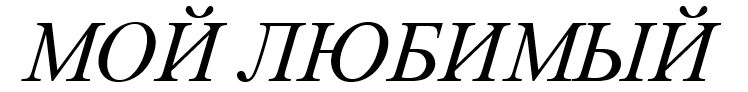
#> input picture 6_laba_audio_video/phrase.bmp, 748 x 92 px
$ python main.py
#> lines starting #> are read from the running program, lines starting #| are printed output that depends on the picture; after the words box and inside, x2 and y2 are one past the last pixel; in counts of white or black regions, pixels touching at a corner belong together
import cv2
import numpy as np
import matplotlib.pyplot as plt
import os

IMAGE_PATH = 'phrase.bmp'

if not os.path.exists(IMAGE_PATH):
    raise FileNotFoundError("❌ Файл phrase.bmp не найден.")

os.makedirs('results', exist_ok=True)
os.makedirs('profiles', exist_ok=True)
os.makedirs('results/characters', exist_ok=True)

# Загрузка и предобработка
img = cv2.imread(IMAGE_PATH, 0)
#> img is the input picture: shape (92, 748); min 0, max 255, mean 209.6
_, img_bin = cv2.threshold(img, 127, 255, cv2.THRESH_BINARY_INV)
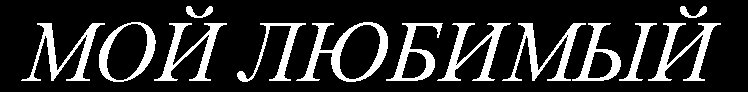
#> img_bin: shape (92, 748); 17.8% white; 13 white regions, largest, box (x1, y1, x2, y2) and area: (296, 22, 388, 82) 1559, (21, 23, 105, 81) 1272, (502, 23, 586, 81) 1272

def compute_profiles(img_bin):
    """Вычисление горизонтального и вертикального профилей"""
    return np.sum(img_bin, axis=0), np.sum(img_bin, axis=1)

def rotate_image(image, angle):
    """Поворот изображения с компенсацией фона"""
    center = tuple(np.array(image.shape[1::-1]) / 2)
    rot_mat = cv2.getRotationMatrix2D(center, angle, 1.0)
    result = cv2.warpAffine(image, rot_mat, image.shape[1::-1],
                            flags=cv2.INTER_LINEAR,
                            borderMode=cv2.BORDER_CONSTANT,
                            borderValue=0)
    _, result = cv2.threshold(result, 127, 255, cv2.THRESH_BINARY)
    return result, rot_mat

def unrotate_boxes(boxes, rot_mat, original_shape):
    """Обратное преобразование координат после поворота"""
    transformed_boxes = []
    inv_rot_mat = cv2.invertAffineTransform(rot_mat)
    for x1, y1, x2, y2 in boxes:
        # Центр прямоугольника
        cx, cy = (x1 + x2) // 2, (y1 + y2) // 2
        # Преобразование координат
        coords = np.array([[cx, cy, 1]]).T
        new_coords = inv_rot_mat @ coords
        nx, ny = new_coords[:, 0].astype(int)
        # Коррекция размеров
        w, h = x2 - x1, y2 - y1
        nx = np.clip(nx, 0, original_shape[1]-1)
        ny = np.clip(ny, 0, original_shape[0]-1)
        transformed_boxes.append((nx - w//2, ny - h//2, nx + w//2, ny + h//2))
    return transformed_boxes

def segment_cursive(img_bin, min_thresh=3, min_char_width=11, max_char_width=70):
    """Улучшенный алгоритм сегментации с прореживанием"""
    shifted = np.zeros_like(img_bin)
    for row in range(img_bin.shape[0]):
        shift = 1 * (row // 25)
        shifted[row, max(0, shift):] = img_bin[row, 0:img_bin.shape[1] - shift]

    blurred = cv2.GaussianBlur(shifted, (3, 3), 0)
    profile = np.sum(blurred, axis=0)

    threshold = max(min_thresh, np.percentile(profile[profile > 0], 25))

    segments = []
    start, in_char = 0, False
    for x in range(len(profile)):
        if profile[x] > threshold and not in_char:
            start = max(0, x - 2)
            in_char = True
        elif profile[x] <= threshold and in_char:
            end = min(x + 2, len(profile))
            if end - start >= min_char_width:
                segments.append((start, end))
            in_char = False
    if in_char:
        segments.append((start, len(profile)))

    refined = []
    for (s, e) in segments:
        sub_profile = profile[s:e]
        min_val = np.min(sub_profile)

        if min_val > threshold * 0.6 or (e - s) < max_char_width:
            refined.append((s, e))
            continue

        split_pos = np.argmin(sub_profile) + s
        refined.extend([(s, split_pos), (split_pos, e)])

    filtered = [(s, e) for s, e in refined
                if min_char_width <= (e - s) <= max_char_width]

    boxes = []
    for x1, x2 in filtered:
        region = img_bin[:, x1:x2]
        rows = np.any(region, axis=1)
        if not np.any(rows): continue

        y1 = np.where(rows)[0][0]
        y2 = np.where(rows)[0][-1]

        boxes.append((
            max(0, x1 - 1), max(0, y1 - 2),
            min(img_bin.shape[1], x2 + 1),
            min(img_bin.shape[0], y2 + 2)
        ))

    return boxes

# Вычисление и визуализация общих профилей
horizontal_profile, vertical_profile = compute_profiles(img_bin)
#> horizontal_profile = 748 values, max 14790 at index 51, min 0 at index 0, mean 4165.9; vertical_profile = 92 values, max 107610 at index 79, min 0 at index 0, mean 33870.7

plt.figure(figsize=(10, 4))
plt.plot(horizontal_profile, color='black')
plt.title('Горизонтальный профиль изображения')
plt.grid(True)
plt.savefig('profiles/horizontal_full.png')
#> figure, not shown here; curve peaks at x = 51, y = 14790
plt.close()

plt.figure(figsize=(4, 10))
plt.plot(vertical_profile, color='black')
plt.title('Вертикальный профиль изображения')
plt.grid(True)
plt.savefig('profiles/vertical_full.png')
#> figure, not shown here; curve peaks at x = 79, y = 107610
plt.close()

# Компенсация курсива через поворот
angle = -12  # Оптимальный угол наклона для курсива
rotated_img, rot_mat = rotate_image(img_bin, angle)
#> in rotate_image, `_, result = cv2.threshold(result, 127, 255, cv2.THRESH_BINARY)`:
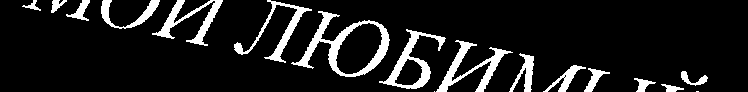
#> result: shape (92, 748); 10.9% white; 17 white regions (2 under 20 px), largest, box (x1, y1, x2, y2) and area: (291, 11, 390, 77) 1562, (436, 40, 513, 92) 1026, (379, 29, 446, 89) 971
#> rot_mat = [[0.978, -0.208, 17.74], [0.208, 0.978, -76.75]]

# Сегментация на повернутом изображении
boxes_rotated = segment_cursive(rotated_img)
#> after the loop in segment_cursive, `for row in range(img_bin.shape[0]):`:
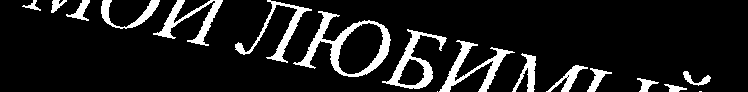
#> shifted: shape (92, 748); 10.9% white; 17 white regions (2 under 20 px), largest, box (x1, y1, x2, y2) and area: (293, 11, 391, 77) 1562, (439, 40, 515, 92) 1026, (382, 29, 447, 89) 971
#> in segment_cursive, `blurred = cv2.GaussianBlur(shifted, (3, 3), 0)`:
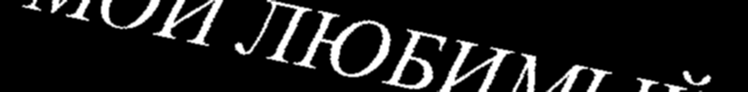
#> blurred: shape (92, 748); min 0, max 255, mean 27.8
#> in segment_cursive, `profile = np.sum(blurred, axis=0)`: profile = 748 values, max 9435 at index 529, min 0 at index 0, mean 2561
#> in segment_cursive, `threshold = max(min_thresh, np.percentile(profile[profile > 0], 25))`: threshold = 1275
#> the loop in segment_cursive, `for x in range(len(profile)):` made 748 passes
#> in_char on passes 32, 38, 53, 61, 76, 90, 102, 113, 135, 186, 188, 222: True, False, True, False, True, False, True, False, True, False, True, False
#> after the loop in segment_cursive, `for x in range(len(profile)):`: end = 712; in_char = False; segments = [(50, 62), (73, 91), (99, 114), (132, 187), (185, 223), (234, 246), (254, 435), (436, 508), (512, 538), (559, 582), (587, 606), (638, 653), (667, 681), (681, 694), (700, 712)]; start = 700
#> the loop in segment_cursive, `for (s, e) in segments:` made 15 passes
#> (s, e, min_val) on passes 1, 2, 3, 4, 5, 6, 8, 9, 10, 11, 12, 13: (50, 62, 192), (73, 91, 192), (99, 114, 0), (132, 187, 1020), (185, 223, 510), (234, 246, 320), (436, 508, 956), (512, 538, 0), (559, 582, 956), (587, 606, 828), (638, 653, 558), (667, 681, 574)
#> (s, e, min_val, split_pos) on pass 7: (254, 435, 765, 434)
#> after the loop in segment_cursive, `for (s, e) in segments:`: refined = [(50, 62), (73, 91), (99, 114), (132, 187), (185, 223), (234, 246), (254, 434), (434, 435), (436, 508), (512, 538), (559, 582), (587, 606), (638, 653), (667, 681), (681, 694), (700, 712)]
#> in segment_cursive, `filtered = [(s, e) for s, e in refined if min_char_width <= (e - s) <=..`: filtered = [(50, 62), (73, 91), (99, 114), (132, 187), (185, 223), (234, 246), (512, 538), (559, 582), (587, 606), (638, 653), (667, 681), (681, 694), (700, 712)]
#> the loop in segment_cursive, `for x1, x2 in filtered:` made 13 passes
#> (x1, x2, y1, y2) on passes 1 to 12: (50, 62, 0, 12), (73, 91, 0, 20), (99, 114, 0, 26), (132, 187, 0, 41), (185, 223, 0, 45), (234, 246, 42, 54), (512, 538, 52, 91), (559, 582, 65, 91), (587, 606, 68, 91), (638, 653, 79, 91), (667, 681, 85, 91), (681, 694, 71, 89)
#> after the loop in segment_cursive, `for x1, x2 in filtered:`: boxes = [(49, 0, 63, 14), (72, 0, 92, 22), (98, 0, 115, 28), (131, 0, 188, 43), (184, 0, 224, 47), (233, 40, 247, 56), (511, 50, 539, 92), (558, 63, 583, 92), (586, 66, 607, 92), (637, 77, 654, 92), (666, 83, 682, 92), (680, 69, 695, 91), (699, 73, 713, 86)]
#> boxes_rotated has the same summary as boxes in segment_cursive

# Обратное преобразование координат
boxes = unrotate_boxes(boxes_rotated, rot_mat, img_bin.shape)
#> in unrotate_boxes, `inv_rot_mat = cv2.invertAffineTransform(rot_mat)`: inv_rot_mat = [[0.978, 0.208, -1.39], [-0.208, 0.978, 78.76]]
#> the loop in unrotate_boxes, `for x1, y1, x2, y2 in boxes:` made 13 passes
#> (x1, y1, x2, y2, cx, cy, coords, new_coords) on passes 1 to 12: (49, 0, 63, 14, 56, 7, [56, 7, 1], [54.84, 73.97]), (72, 0, 92, 22, 82, 11, [82, 11, 1], [81.1, 72.48]), (98, 0, 115, 28, 106, 14, [106, 14, 1], [105.2, 70.42]), (131, 0, 188, 43, 159, 21, [159, 21, 1], [158.5, 66.25]), (184, 0, 224, 47, 204, 23, [204, 23, 1], [202.9, 58.85]), (233, 40, 247, 56, 240, 48, [240, 48, 1], [243.3, 75.82]), (511, 50, 539, 92, 525, 71, [525, 71, 1], [526.9, 39.06]), (558, 63, 583, 92, 570, 77, [570, 77, 1], [572.2, 35.57]), (586, 66, 607, 92, 596, 79, [596, 79, 1], [598, 32.12]), (637, 77, 654, 92, 645, 84, [645, 84, 1], [647, 26.83]), (666, 83, 682, 92, 674, 87, [674, 87, 1], [676, 23.73]), (680, 69, 695, 91, 687, 80, [687, 80, 1], [687.2, 14.18])
#> after the loop in unrotate_boxes, `for x1, y1, x2, y2 in boxes:`: transformed_boxes = [(47, 66, 61, 80), (71, 61, 91, 83), (97, 56, 113, 84), (130, 45, 186, 87), (182, 35, 222, 81), (236, 67, 250, 83), (512, 18, 540, 60), (560, 21, 584, 49), (588, 19, 608, 45), (638, 19, 654, 33), (667, 19, 683, 27), (680, 3, 694, 25), (698, 3, 712, 15)]
#> boxes has the same summary as transformed_boxes in unrotate_boxes

print(f"✅ Найдено {len(boxes)} символов.")
#| ✅ Найдено 13 символов.

# Визуализация результатов
output_img = cv2.cvtColor(cv2.bitwise_not(img_bin), cv2.COLOR_GRAY2BGR)
for i, (x1, y1, x2, y2) in enumerate(boxes):
    cv2.rectangle(output_img, (x1, y1), (x2, y2), (0, 255, 0), 1)
    cv2.putText(output_img, str(i), (x1, y1 - 5),
                cv2.FONT_HERSHEY_SIMPLEX, 0.5, (255, 0, 0), 1)
#> this loop made 13 passes
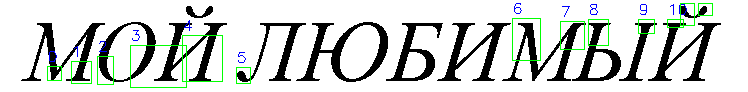
#> output_img: shape (92, 748, 3); mean B, G, R 206, 209.5, 204.9

cv2.imwrite('results/segmented_text.png', output_img)

# Сохранение символов и профилей
for i, (x1, y1, x2, y2) in enumerate(boxes):
    char_img = img_bin[y1:y2, x1:x2]
    if char_img.size == 0:
        continue

    cv2.imwrite(f'results/characters/char_{i}.png', cv2.bitwise_not(char_img))

    h_prof, v_prof = compute_profiles(char_img)

    plt.figure(figsize=(6, 2))
    plt.plot(h_prof, color='black')
    plt.title(f'char_{i}_horiz')
    plt.grid(True)
    plt.savefig(f'profiles/char_{i}_horiz.png')
    plt.close()

    plt.figure(figsize=(2, 6))
    plt.plot(v_prof, color='black')
    plt.title(f'char_{i}_vert')
    plt.grid(True)
    plt.savefig(f'profiles/char_{i}_vert.png')
    plt.close()
#> this loop made 13 passes
#> (x1, y1, x2, y2, v_prof) on pass 11: (667, 19, 683, 27, [0, 0, 0, 0, 4080, 4080, 3825, 2805])
#> pass 1, `plt.savefig(f'profiles/char_{i}_vert.png')`:
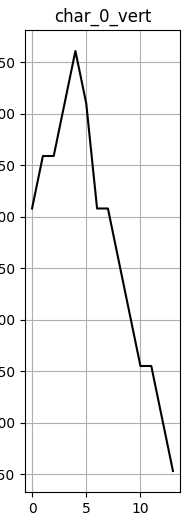
#> figure drawn by matplotlib, 1 panel; curve peaks at x = 4, y = 2805

# Общий обрамляющий прямоугольник
coords = np.column_stack(np.where(img_bin == 255))
#> coords = 12220 pairs, first value 6 to 81, second value 21 to 720
if coords.size > 0:
    y1, x1 = coords.min(axis=0)
#> y1 = 6; x1 = 21
    y2, x2 = coords.max(axis=0)
#> y2 = 81; x2 = 720
    full_output = cv2.cvtColor(cv2.bitwise_not(img_bin), cv2.COLOR_GRAY2BGR)
    cv2.rectangle(full_output, (x1, y1), (x2, y2), (0, 0, 255), 2)
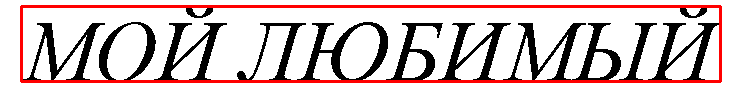
#> full_output: shape (92, 748, 3); mean B, G, R 194.3, 194.3, 211.5
    cv2.imwrite('results/bounding_rect.png', full_output)

# Генерация отчета
CHAR_COUNT = len([f for f in os.listdir("results/characters") if f.startswith("char_") and f.endswith(".png")])

MD_FILENAME = "report.md"

md_content = [
    "# Лабораторная работа №6",
    "## *Сегментация текста и анализ символов*",
    "",
    "### Цель работы:",
    "Исследование методов сегментации строк на символы и построение профилей символов алфавита.",
    "Реализация алгоритма сегментации с учётом особенностей курсивного шрифта.",
    "",
    "## 1. Подготовка изображения",
    "Для работы была подготовлена фраза на русском языке (заглавные буквы) в Microsoft Word ",
    "с использованием курсивного шрифта. Скриншот был сохранён в файл `phrase.bmp` в монохромном формате без белого фона вокруг строки.",
    "",
    "> Пример исходного изображения:",
    "",
    "![Фраза в BMP](phrase.bmp)",
    "",
    "## 2. Бинаризация и инвертирование",
    "Изображение было загружено в градациях серого и преобразовано в бинарное изображение методом пороговой обработки (`cv2.THRESH_BINARY_INV`). Это позволило выделить символы как светлые области на тёмном фоне.",
    "",
    "## 3. Расчёт профилей изображения",
    "Для всего изображения были вычислены профили активности пикселей:",
    "- **Горизонтальный профиль** — сумма пикселей по столбцам",
    "- **Вертикальный профиль** — сумма пикселей по строкам",
    "",
    "![Горизонтальный профиль](profiles/horizontal_full.png)",
    "![Вертикальный профиль](profiles/vertical_full.png)",
    "",
    "## 4. Улучшенный алгоритм сегментации курсивного текста",
    "Для компенсации наклона курсива реализован следующий подход:",
    "1. Поворот изображения на -12° для выравнивания символов",
    "2. Сегментация на повернутом изображении",
    "3. Обратное преобразование координат для возврата к исходной ориентации",
    "",
    "> Результат сегментации:",
    "",
    "![Сегментированный текст](results/segmented_text.png)",
    "",

]

md_content.extend([
    "",
    "## 5. [Дополнительно] Общий обрамляющий прямоугольник",
    "Рассчитан и отрисован общий ограничивающий прямоугольник для всей строки текста:",
    "",
    "![Общий прямоугольник](results/bounding_rect.png)",
    "",
    "## Заключение",
    "Алгоритм успешно справляется с задачей сегментации строки на отдельные символы даже в случае курсивного шрифта.",
    "Благодаря применению динамического порога и предварительной компенсации наклона удалось минимизировать ошибки склеивания или разрыва букв.",
    "Построенные профили могут быть использованы в дальнейших задачах классификации и распознавания символов."
])

with open(MD_FILENAME, 'w', encoding='utf-8') as f:
    f.write('\n'.join(md_content))

print(f"✅ Отчет сохранён в файл: {MD_FILENAME}")
